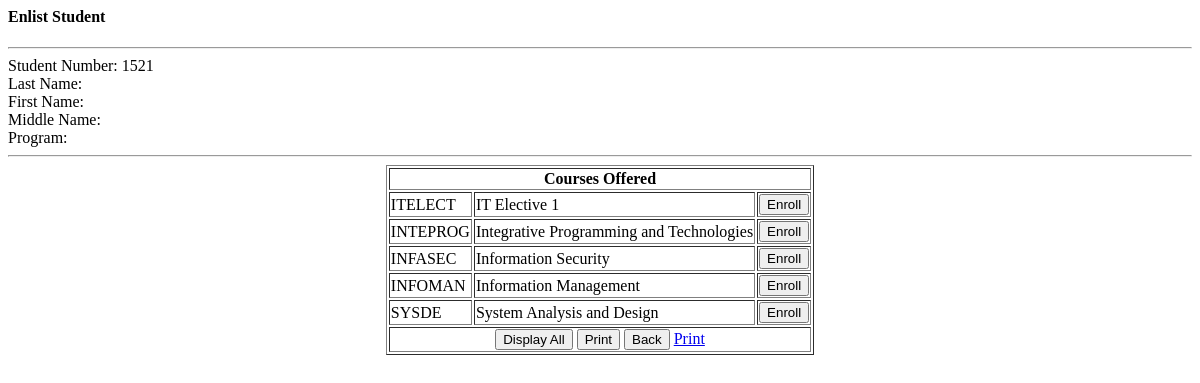
The page /enrollment/enroll1.php?vid=1521 on the database as committed earlier.
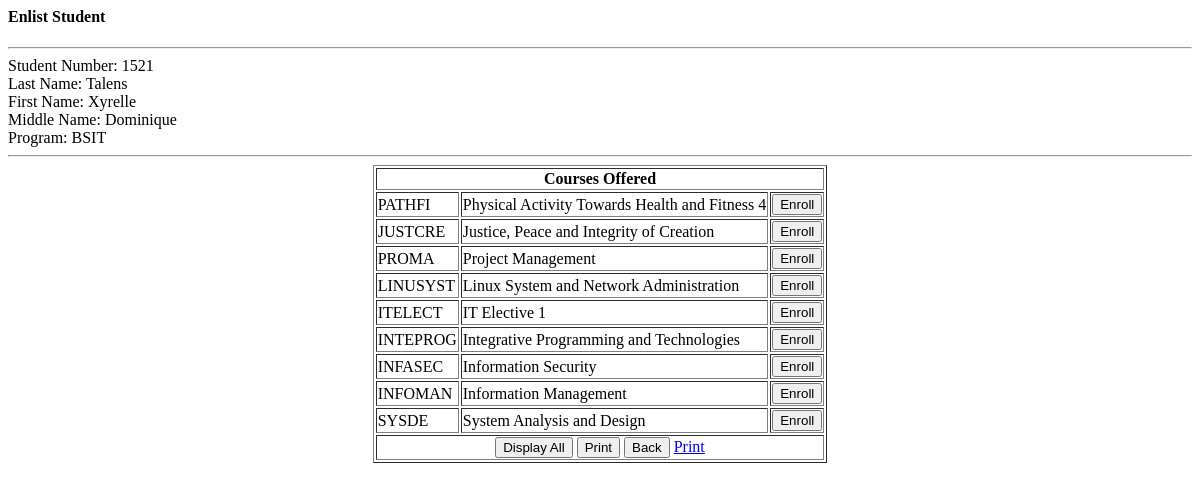
The same page on the database as committed later.
### tables this page shows
CREATE TABLE `tblcourse` (
  `fldindex` int(11) NOT NULL,
  `fldcoursecode` varchar(50) NOT NULL,
  `fldcourse` varchar(50) NOT NULL,
  `fldunits` int(11) NOT NULL
);

CREATE TABLE `tblstudent` (
  `fldindex` int(10) NOT NULL,
  `fldstudentnumber` varchar(50) NOT NULL,
  `fldlastname` varchar(50) NOT NULL,
  `fldfirstname` varchar(50) NOT NULL,
  `fldmiddlename` varchar(50) NOT NULL,
  `fldprogramofstudy` varchar(100) NOT NULL
);

### enrollment/enroll1.php (the view, shortened to what this page needs)
<?php
require("../include/conn.php");
$vstudentnumber=$_REQUEST['vid'];
$sql = "SELECT * FROM tblstudent where fldstudentnumber='$vstudentnumber'  order by fldindex";
        $result = $conn->query($sql);
        if($result->num_rows > 0)
        {
            while($row = $result->fetch_assoc())
            {
                $vstudentindex=$row['fldindex'];
                $vlastname=$row['fldlastname'];
                $vfirstname=$row['fldfirstname'];
                $vmiddlename=$row['fldmiddlename'];
                $vprogramofstudy=$row['fldprogramofstudy'];
            }
        }
?>
<html>
    <body>
        <h4>Enlist Student</h4>
        <hr>
        Student Number: <?php echo $vstudentnumber; ?><br>
        Last Name: <?php echo $vlastname; ?><br>
        First Name: <?php echo $vfirstname; ?><br>
        Middle Name: <?php echo $vmiddlename; ?><br>
        Program: <?php echo $vprogramofstudy; ?><br>
        <hr>
<table border="1" style="width: auto; height: auto;" align=center>
<tr>
<td colspan="5" align=center>
    <b>Courses Offered</b>
</td>
</tr>
<?php
$sql = "SELECT * FROM tblcourse order by fldindex desc";
        $result = $conn->query($sql);
        if($result->num_rows > 0)
        {
            while($row = $result->fetch_assoc())
            {
                $vcourseindex=$row['fldindex'];
                $vcoursecode=$row['fldcoursecode'];
                $vcourse=$row['fldcourse'];
                ?>
                <tr>
                <td>
                <?php
                echo $vcoursecode;
                ?>
                </td>
                <td>
                <?php
                echo $vcourse;
                ?>
                </td>
                <td>
                <button type="button" class="btn btn-warning btn-s" onClick="window.location.href='enroll2.php?vid=<?php echo $vstudentindex; ?>&vid1=<?php echo $vcourseindex; ?>&vid2=<?php echo $vstudentnumber; ?>'">Enroll</button>
                </td>
                </tr>
                <?php
            }
        }
?>
<tr>
<td colspan="5" align=center>
    <button type="button" class="btn btn-warning btn-s" onClick="window.location.href='student.php'">Display All</button>
    <button type="reset" class="btn btn-warning btn-s" onClick="window.location.href='tcpdf6/examples/aaarepstudent.php'">Print</button>
    <button type="reset" class="btn btn-warning btn-s" onClick="window.location.href='enroll.php'">Back</button>
    <a href="tcpdf6/examples/aaarepstudent.php" target="_blank"> Print</a>
</td>
</tr>
</table>
    </body>
</html>

Rows that differ between the two databases and show on the page:
added tblstudent: fldlastname "Talens", fldfirstname "Xyrelle", fldmiddlename "Dominique", fldprogramofstudy "BSIT"
added tblcourse: fldcoursecode "PATHFI", fldcourse "Physical Activity Towards Health and Fitness 4"
added tblcourse: fldcoursecode "JUSTCRE", fldcourse "Justice, Peace and Integrity of Creation"
added tblcourse: fldcoursecode "PROMA", fldcourse "Project Management"
added tblcourse: fldcoursecode "LINUSYST", fldcourse "Linux System and Network Administration"
